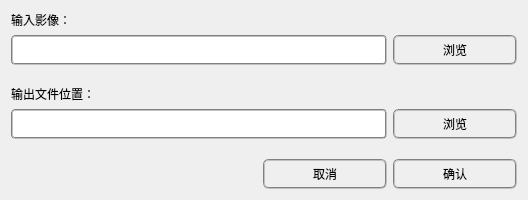
<?xml version="1.0" encoding="UTF-8"?>
<ui version="4.0">
 <class>IM_DlgClass</class>
 <widget class="QDialog" name="IM_DlgClass">
  <property name="geometry">
   <rect>
    <x>0</x>
    <y>0</y>
    <width>528</width>
    <height>200</height>
   </rect>
  </property>
  <property name="windowTitle">
   <string>IM_Dlg</string>
  </property>
  <layout class="QGridLayout" name="gridLayout">
   <item row="0" column="0">
    <layout class="QGridLayout" name="gridLayout_3">
     <item row="1" column="0">
      <widget class="QLabel" name="label_3">
       <property name="text">
        <string>输入影像：</string>
       </property>
      </widget>
     </item>
     <item row="3" column="1">
      <widget class="QPushButton" name="pb_in">
       <property name="styleSheet">
        <string notr="true"> border:2px groove gray;border-radius:6px;padding:4px 48px;
</string>
       </property>
       <property name="text">
        <string>浏览</string>
       </property>
      </widget>
     </item>
     <item row="3" column="0">
      <widget class="QLineEdit" name="Edit_in">
       <property name="maximumSize">
        <size>
         <width>16777215</width>
         <height>30</height>
        </size>
       </property>
       <property name="styleSheet">
        <string notr="true"> border:2px groove gray;border-radius:4px;padding:2px 4px;
background-color: rgb(255, 255, 255);</string>
       </property>
      </widget>
     </item>
    </layout>
   </item>
   <item row="1" column="0">
    <spacer name="verticalSpacer">
     <property name="orientation">
      <enum>Qt::Vertical</enum>
     </property>
     <property name="sizeHint" stdset="0">
      <size>
       <width>20</width>
       <height>40</height>
      </size>
     </property>
    </spacer>
   </item>
   <item row="2" column="0">
    <layout class="QGridLayout" name="gridLayout_4">
     <item row="1" column="0">
      <widget class="QLineEdit" name="Edit_out">
       <property name="maximumSize">
        <size>
         <width>16777215</width>
         <height>30</height>
        </size>
       </property>
       <property name="styleSheet">
        <string notr="true"> border:2px groove gray;border-radius:4px;padding:2px 4px;
background-color: rgb(255, 255, 255);</string>
       </property>
      </widget>
     </item>
     <item row="1" column="1">
      <widget class="QPushButton" name="pb_out">
       <property name="styleSheet">
        <string notr="true"> border:2px groove gray;border-radius:6px;padding:4px 48px;
</string>
       </property>
       <property name="text">
        <string>浏览</string>
       </property>
      </widget>
     </item>
     <item row="0" column="0">
      <widget class="QLabel" name="label_4">
       <property name="text">
        <string>输出文件位置：</string>
       </property>
      </widget>
     </item>
    </layout>
   </item>
   <item row="4" column="0">
    <layout class="QGridLayout" name="gridLayout_2">
     <item row="0" column="2">
      <widget class="QPushButton" name="pb_IM">
       <property name="styleSheet">
        <string notr="true"> border:2px groove gray;border-radius:6px;padding:4px 48px;
</string>
       </property>
       <property name="text">
        <string>确认</string>
       </property>
      </widget>
     </item>
     <item row="0" column="0">
      <spacer name="horizontalSpacer">
       <property name="orientation">
        <enum>Qt::Horizontal</enum>
       </property>
       <property name="sizeHint" stdset="0">
        <size>
         <width>403</width>
         <height>20</height>
        </size>
       </property>
      </spacer>
     </item>
     <item row="0" column="1">
      <widget class="QPushButton" name="pushButton">
       <property name="styleSheet">
        <string notr="true"> border:2px groove gray;border-radius:6px;padding:4px 48px;
</string>
       </property>
       <property name="text">
        <string>取消</string>
       </property>
      </widget>
     </item>
    </layout>
   </item>
   <item row="3" column="0">
    <spacer name="verticalSpacer_2">
     <property name="orientation">
      <enum>Qt::Vertical</enum>
     </property>
     <property name="sizeHint" stdset="0">
      <size>
       <width>20</width>
       <height>40</height>
      </size>
     </property>
    </spacer>
   </item>
  </layout>
 </widget>
 <layoutdefault spacing="6" margin="11"/>
 <resources/>
 <connections/>
</ui>
